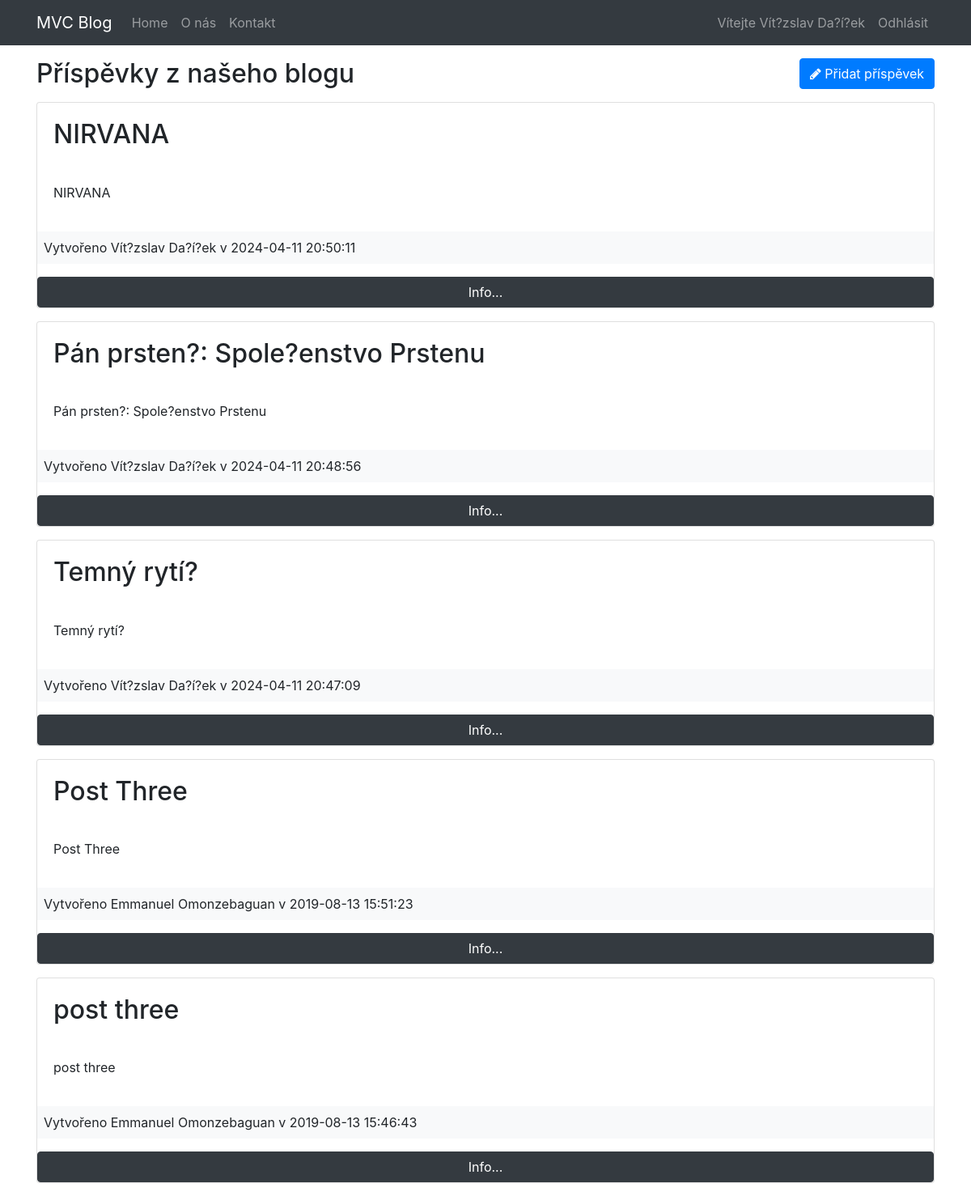
The app's page /posts/index (signed in) with its own data.
### tables this page shows
CREATE TABLE `posts` (
  `id` int(11) NOT NULL,
  `user_id` int(11) NOT NULL,
  `title` varchar(255) NOT NULL,
  `body` text NOT NULL,
  `created_at` datetime NOT NULL DEFAULT current_timestamp()
);

CREATE TABLE `user` (
  `id` int(11) NOT NULL,
  `name` varchar(255) NOT NULL,
  `email` varchar(255) NOT NULL,
  `password` varchar(255) NOT NULL,
  `created_at` datetime NOT NULL DEFAULT current_timestamp()
);

### app/controllers/Posts.php (called while the page is built, shortened)
<?php
class Posts extends Controller{
    public function __construct()
    {
        $this->postModel = $this->model('Post');
    }
    public function index(){
        $posts = $this->postModel->getPosts();
        $data = [
            'posts' => $posts
        ];
        $this->view('posts/index', $data);
    }
}

### app/libraries/Core.php (called while the page is built, shortened)
<?php
  class Core {
    protected $currentMethod = 'index';
    public function __construct(){
      $url = $this->getUrl();
      if(isset($url[0]) && file_exists('../app/controllers/' . ucwords($url[0]). '.php')){
        unset($url[0]);
      }
      $this->currentController = new $this->currentController;
      if(isset($url[1])){
        if(method_exists($this->currentController, $url[1])){
          $this->currentMethod = $url[1];
          unset($url[1]);
        }
      }
      $this->params = $url ? array_values($url) : [];
      call_user_func_array([$this->currentController, $this->currentMethod], $this->params);
    }
    public function getUrl(){
      if(isset($_GET['url'])){
        $url = rtrim($_GET['url'], '/');
        $url = filter_var($url, FILTER_SANITIZE_URL);
        $url = explode('/', $url);
        return $url;
      }
    }
  }

### public/index.php (called while the page is built, shortened)
<?php
  $init = new Core;

### app/libraries/Database.php (called while the page is built, shortened)
<?php
  class Database {
    private $host = DB_HOST;
    private $user = DB_USER;
    private $pass = DB_PASS;
    private $dbname = DB_NAME;
    private $dbh;
    private $stmt;
    public function __construct(){
      $dsn = 'mysql:host=' . $this->host . ';dbname=' . $this->dbname;
      $options = array(
        PDO::ATTR_PERSISTENT => true,
        PDO::ATTR_ERRMODE => PDO::ERRMODE_EXCEPTION
      );
      try{
        $this->dbh = new PDO($dsn, $this->user, $this->pass, $options);
      } catch(PDOException $e){
        $this->error = $e->getMessage();
        echo $this->error;
      }
    }
    public function query($sql){
      $this->stmt = $this->dbh->prepare($sql);
    }
    public function execute(){
      return $this->stmt->execute();
    }
    public function resultSet(){
      $this->execute();
      return $this->stmt->fetchAll(PDO::FETCH_OBJ);
    }
  }

### app/models/Post.php (called while the page is built, shortened)
<?php
class Post {
    private $db;
    public function __construct()
    {
        $this->db = new Database;
    }
    public function getPosts(){
        $this->db->query('SELECT *,
                            posts.id as postId,
                            user.id as userId,
                            posts.created_at as postCreated,
                            user.created_at as userCreated
                            FROM posts
                            INNER JOIN user
                            ON posts.user_id = user.id
                            ORDER BY posts.created_at DESC');
        $result = $this->db->resultSet();
        return $result;
    }
}

### app/views/posts/index.php (the view, shortened to what this page needs)
<?php require APPROOT . '/views/inc/header.php'; ?>
  <div class="row ">
      <div class="col-md-8">
          <h2>Příspěvky z našeho blogu</h2>
      </div>
      <div class="col-md-4">
          <a class="btn btn-primary pull-right" href="<?php echo URLROOT ;?>/posts/add"><i class="fa fa-pencil"></i> Přidat příspěvek</a>
      </div>
  </div>
  <?php foreach ($data['posts'] as $post) : ?>
        <div class="card mb-3 mt-2">
            <div class="card-body"><h2 class="card-text"><?php echo  $post->title ;?></h2></div>
            <p class="card-body">
                <?php echo  $post->title ;?>
            </p>
            <p class="card-title bg-light p-2 mb-3">
             Vytvořeno <?php echo $post->name ;?> v <?php echo  $post->postCreated ;?>
            </p>
            <a href="<?php echo URLROOT ;?>/posts/show/<?php echo $post->postId ;?>" class="btn btn-dark btn-block">Info...</a>
        </div>
  <?php endforeach ;?>
<?php require APPROOT . '/views/inc/footer.php'; ?>

### app/libraries/Controller.php (shortened to what this page needs)
<?php
  class Controller {
    public function view($view, $data = []){
      if(file_exists('../app/views/' . $view . '.php')){
        require_once '../app/views/' . $view . '.php';
      } else {
        die('Pohled neexistuje');
      }
    }
  }

### app/views/inc/header.php (shortened to what this page needs)
<!DOCTYPE html>
<html lang="en">
<head>
  <link rel="stylesheet" href="https://maxcdn.bootstrapcdn.com/bootstrap/4.0.0-beta/css/bootstrap.min.css">
  <link href="https://maxcdn.bootstrapcdn.com/font-awesome/4.7.0/css/font-awesome.min.css" rel="stylesheet">
  <link rel="stylesheet" href="<?php echo URLROOT; ?>/css/bootstrap.css">
  <link rel="stylesheet" href="<?php echo URLROOT; ?>/css/fontawesome.min.css">
</head>
<body>
  <?php require APPROOT . '/views/inc/navbar.php'; ?>
  <div class="container">

### app/views/inc/navbar.php (shortened to what this page needs)
<nav class="navbar navbar-expand-lg navbar-dark bg-dark mb-3">
  <div class="container">
      <a class="navbar-brand" href="<?php echo URLROOT; ?>"><?php echo SITENAME; ?></a>
        <div class="collapse navbar-collapse" id="navbarsExampleDefault">
          <ul class="navbar-nav mr-auto">
            <li class="nav-item">
              <a class="nav-link" href="<?php echo URLROOT; ?>">Home</a>
            </li>
            <li class="nav-item">
              <a class="nav-link" href="<?php echo URLROOT; ?>/pages/about">O nás</a>
            </li>
            <li class="nav-item">
              <a class="nav-link" href="<?php echo URLROOT; ?>/pages/contact">Kontakt</a>
            </li>
          </ul>
          <ul class="navbar-nav ml-auto">
          <?php if(isset($_SESSION['user_id'])) : ?>
            <li class="nav-item">
              <a class="nav-link" href="#">Vítejte <?php echo $_SESSION['name'] ;?></a>
            </li>
            <li class="nav-item">
              <a class="nav-link" href="<?php echo URLROOT; ?>/users/logout">Odhlásit</a>
            </li>
        <?php endif ;?>
        </div>
  </div>
</nav>

### app/views/inc/footer.php (shortened to what this page needs)
  </div>
</body>
</html>

### records on screen
posts: title "NIRVANA", user.name "Vít?zslav Da?í?ek", created_at "2024-04-11 20:50:11"
posts: title "Pán prsten?: Spole?enstvo Prstenu", user.name "Vít?zslav Da?í?ek", created_at "2024-04-11 20:48:56"
posts: title "Temný rytí?", user.name "Vít?zslav Da?í?ek", created_at "2024-04-11 20:47:09"
posts: title "Post Three", user.name "Emmanuel Omonzebaguan", created_at "2019-08-13 15:51:23"
posts: title "post three", user.name "Emmanuel Omonzebaguan", created_at "2019-08-13 15:46:43"

### other values on screen
SITENAME "MVC Blog"
$_SESSION['name'] "Vít?zslav Da?í?ek"
